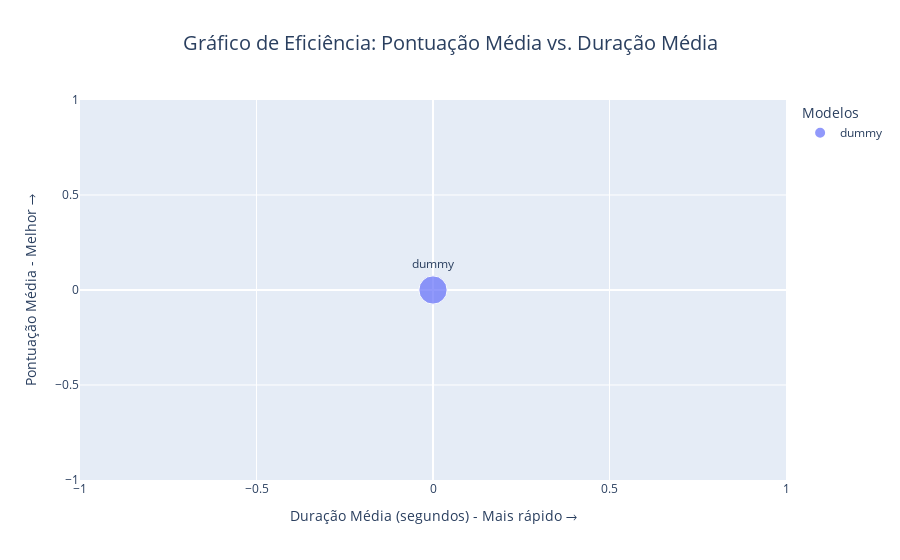

The notebook cell this image was saved under:
### Markdown cell above
### Seção 3: Análise de Eficiência (Pontuação vs. Velocidade)

Um bom modelo não é apenas preciso, mas também rápido. O gráfico de dispersão abaixo nos ajuda a visualizar o trade-off entre pontuação e velocidade. O modelo ideal estaria no quadrante superior esquerdo (alta pontuação, baixa duração).

### Code cell
if "df" in locals():
    summary_df = (
        df.groupby("model_name")
        .agg(avg_score=("score", "mean"), avg_duration=("duration_seconds", "mean"))
        .reset_index()
    )
    fig = px.scatter(
        summary_df,
        x="avg_duration",
        y="avg_score",
        text="model_name",
        color="model_name",
        size=[20] * len(summary_df),
        title="Gráfico de Eficiência: Pontuação Média vs. Duração Média",
        labels={
            "avg_duration": "Duração Média (segundos) - Mais rápido →",
            "avg_score": "Pontuação Média - Melhor →",
        },
    )
    fig.update_traces(textposition="top center")
    fig.update_layout(
        title_font_size=20,
        title_x=0.5,
        xaxis_title_font_size=14,
        yaxis_title_font_size=14,
        legend_title="Modelos",
    )
    fig.show()

### Figure 1 — Plotly figure (JSON) as saved in the notebook; plotly's stock layout.template omitted (floating-point values rounded to 4 significant figures)
{"data": [{"hovertemplate": "model_name=%{text}<br>Duração Média (segundos) - Mais rápido →=%{x}<br>Pontuação Média - Melhor →=%{y}<br>size=%{marker.size}<extra></extra>", "legendgroup": "dummy", "marker": {"color": "#636efa", "size": [20], "sizemode": "area", "sizeref": 0.05, "symbol": "circle"}, "mode": "markers+text", "name": "dummy", "orientation": "v", "showlegend": true, "text": ["dummy"], "textposition": "top center", "type": "scatter", "x": [1.146e-06], "xaxis": "x", "y": [0.0], "yaxis": "y"}], "layout": {"legend": {"itemsizing": "constant", "title": {"text": "Modelos"}, "tracegroupgap": 0}, "title": {"font": {"size": 20}, "text": "Gráfico de Eficiência: Pontuação Média vs. Duração Média", "x": 0.5}, "xaxis": {"anchor": "y", "domain": [0.0, 1.0], "title": {"font": {"size": 14}, "text": "Duração Média (segundos) - Mais rápido →"}}, "yaxis": {"anchor": "x", "domain": [0.0, 1.0], "title": {"font": {"size": 14}, "text": "Pontuação Média - Melhor →"}}}}
